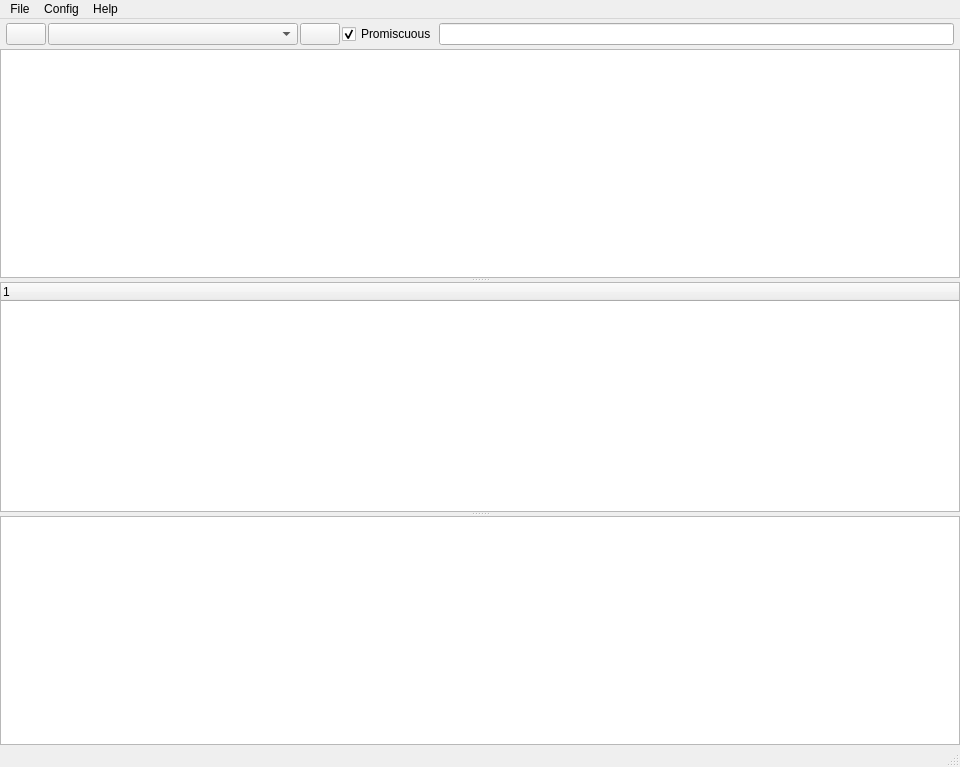
<?xml version="1.0" encoding="UTF-8"?>
<ui version="4.0">
 <class>MainWindow</class>
 <widget class="QMainWindow" name="MainWindow">
  <property name="geometry">
   <rect>
    <x>0</x>
    <y>0</y>
    <width>960</width>
    <height>767</height>
   </rect>
  </property>
  <property name="windowTitle">
   <string>MainWindow</string>
  </property>
  <widget class="QWidget" name="centralwidget">
   <layout class="QVBoxLayout" name="verticalLayout">
    <property name="spacing">
     <number>0</number>
    </property>
    <property name="leftMargin">
     <number>0</number>
    </property>
    <property name="topMargin">
     <number>0</number>
    </property>
    <property name="rightMargin">
     <number>0</number>
    </property>
    <property name="bottomMargin">
     <number>0</number>
    </property>
    <item>
     <widget class="QWidget" name="widget" native="true">
      <layout class="QVBoxLayout" name="verticalLayout_2">
       <property name="spacing">
        <number>0</number>
       </property>
       <property name="leftMargin">
        <number>0</number>
       </property>
       <property name="topMargin">
        <number>0</number>
       </property>
       <property name="rightMargin">
        <number>0</number>
       </property>
       <property name="bottomMargin">
        <number>0</number>
       </property>
       <item>
        <widget class="QWidget" name="bar" native="true">
         <layout class="QHBoxLayout" name="horizontalLayout">
          <property name="spacing">
           <number>2</number>
          </property>
          <property name="leftMargin">
           <number>6</number>
          </property>
          <property name="topMargin">
           <number>4</number>
          </property>
          <property name="rightMargin">
           <number>6</number>
          </property>
          <property name="bottomMargin">
           <number>4</number>
          </property>
          <item>
           <widget class="QPushButton" name="btnTrigger">
            <property name="text">
             <string/>
            </property>
            <property name="icon">
             <iconset resource="resources.qrc">
              <normaloff>:/start_icon.png</normaloff>:/start_icon.png</iconset>
            </property>
           </widget>
          </item>
          <item>
           <widget class="QComboBox" name="deviceListView">
            <property name="minimumSize">
             <size>
              <width>250</width>
              <height>0</height>
             </size>
            </property>
           </widget>
          </item>
          <item>
           <widget class="QPushButton" name="btnReload">
            <property name="text">
             <string/>
            </property>
            <property name="icon">
             <iconset resource="resources.qrc">
              <normaloff>:/reload_icon.png</normaloff>:/reload_icon.png</iconset>
            </property>
            <property name="flat">
             <bool>false</bool>
            </property>
           </widget>
          </item>
          <item>
           <widget class="QCheckBox" name="promisc">
            <property name="text">
             <string>Promiscuous</string>
            </property>
            <property name="checked">
             <bool>true</bool>
            </property>
           </widget>
          </item>
          <item>
           <widget class="QLineEdit" name="filter"/>
          </item>
         </layout>
        </widget>
       </item>
       <item>
        <widget class="QSplitter" name="splitter">
         <property name="orientation">
          <enum>Qt::Vertical</enum>
         </property>
         <widget class="QTableView" name="packetListView">
          <property name="minimumSize">
           <size>
            <width>0</width>
            <height>0</height>
           </size>
          </property>
         </widget>
         <widget class="QTreeWidget" name="detailedPacketView">
          <column>
           <property name="text">
            <string notr="true">1</string>
           </property>
          </column>
         </widget>
         <widget class="QTextBrowser" name="rawPacketView"/>
        </widget>
       </item>
      </layout>
     </widget>
    </item>
   </layout>
  </widget>
  <widget class="QStatusBar" name="statusbar"/>
  <widget class="QMenuBar" name="menubar">
   <property name="geometry">
    <rect>
     <x>0</x>
     <y>0</y>
     <width>960</width>
     <height>22</height>
    </rect>
   </property>
   <widget class="QMenu" name="menuFile">
    <property name="title">
     <string>File</string>
    </property>
    <addaction name="actionOpen"/>
    <addaction name="actionSave"/>
    <addaction name="actionSave_as"/>
   </widget>
   <widget class="QMenu" name="menuHelp">
    <property name="title">
     <string>Help</string>
    </property>
    <addaction name="actionFilter_rules"/>
    <addaction name="separator"/>
    <addaction name="actionAbout_me"/>
    <addaction name="actionAbout_my_school"/>
   </widget>
   <widget class="QMenu" name="menuConfig">
    <property name="title">
     <string>Config</string>
    </property>
    <widget class="QMenu" name="menuFilters">
     <property name="title">
      <string>Filters</string>
     </property>
     <addaction name="actionPackets_captured_filter"/>
     <addaction name="actionFlow_traffic_filter"/>
    </widget>
    <addaction name="menuFilters"/>
   </widget>
   <addaction name="menuFile"/>
   <addaction name="menuConfig"/>
   <addaction name="menuHelp"/>
  </widget>
  <action name="actionOpen">
   <property name="icon">
    <iconset resource="resources.qrc">
     <normaloff>:/open_icon.png</normaloff>:/open_icon.png</iconset>
   </property>
   <property name="text">
    <string>Open</string>
   </property>
   <property name="shortcut">
    <string>Ctrl+O</string>
   </property>
  </action>
  <action name="actionSave">
   <property name="icon">
    <iconset resource="resources.qrc">
     <normaloff>:/save_icon.png</normaloff>:/save_icon.png</iconset>
   </property>
   <property name="text">
    <string>Save</string>
   </property>
   <property name="shortcut">
    <string>Ctrl+S</string>
   </property>
  </action>
  <action name="actionAbout_me">
   <property name="text">
    <string>About me</string>
   </property>
  </action>
  <action name="actionPackets_captured_filter">
   <property name="checkable">
    <bool>true</bool>
   </property>
   <property name="checked">
    <bool>true</bool>
   </property>
   <property name="text">
    <string>Packets captured filter</string>
   </property>
  </action>
  <action name="actionFlow_traffic_filter">
   <property name="checkable">
    <bool>true</bool>
   </property>
   <property name="text">
    <string>Flow traffic filter</string>
   </property>
  </action>
  <action name="actionSave_as">
   <property name="text">
    <string>Save as</string>
   </property>
  </action>
  <action name="actionFilter_rules">
   <property name="text">
    <string>Get filter rules</string>
   </property>
  </action>
  <action name="actionAbout_my_school">
   <property name="text">
    <string>About SIT</string>
   </property>
  </action>
 </widget>
 <resources>
  <include location="resources.qrc"/>
 </resources>
 <connections/>
</ui>
